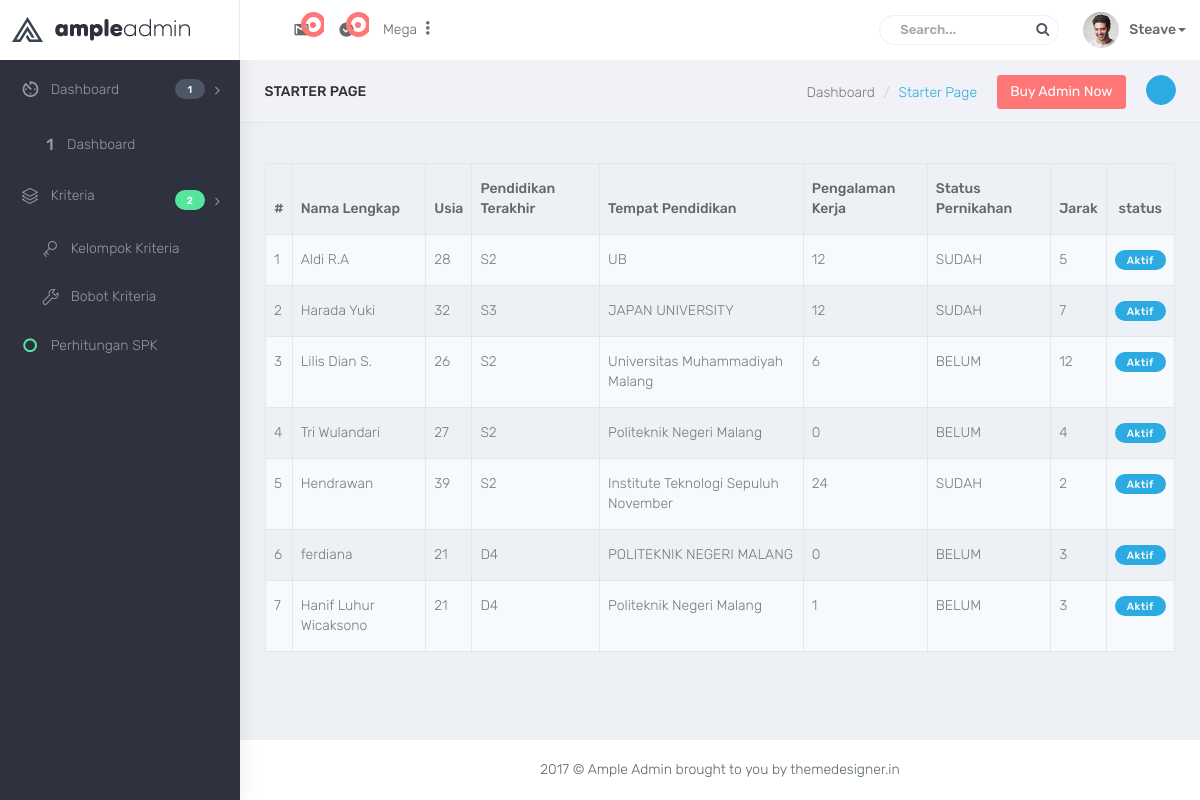
The page /index.php/dashboard on the database its author committed.
### tables this page shows
CREATE TABLE `calon_pegawai` (
  `calon_pegawai_id` int(11) NOT NULL,
  `name` varchar(160) NOT NULL,
  `usia` int(2) NOT NULL,
  `pendidikan_terakhir` varchar(50) NOT NULL,
  `tempat_pendidikan` varchar(150) NOT NULL,
  `pengalaman_kerja` int(3) NOT NULL,
  `status_pernikahan` varchar(10) NOT NULL,
  `jarak` int(3) NOT NULL,
  `is_active` int(1) NOT NULL
);

### application/controllers/Dashboard.php (called while the page is built, shortened)
<?php
class Dashboard extends CI_Controller {
	public function index()
	{
		$data['title'] = 'Dashboard';
		$data['content'] = 'Dashboard/AllData.php';
		$this->load->view('AdmIn/vTemplete', $data);
	}
}

### index.php (called while the page is built, shortened)
<?php
require_once BASEPATH.'core/CodeIgniter.php';

### application/views/AdmIn/Dashboard/AllData.php (the view, shortened to what this page needs)
<div id="page-wrapper">
            <div class="container-fluid">
                <div class="row bg-title">
                    <div class="col-lg-3 col-md-4 col-sm-4 col-xs-12">
                        <h4 class="page-title">Starter Page</h4> </div>
                    <div class="col-lg-9 col-sm-8 col-md-8 col-xs-12">
                        <button class="right-side-toggle waves-effect waves-light btn-info btn-circle pull-right m-l-20"><i class="ti-settings text-white"></i></button>
                        <a href="javascript: void(0);" target="_blank" class="btn btn-danger pull-right m-l-20 hidden-xs hidden-sm waves-effect waves-light">Buy Admin Now</a>
                        <ol class="breadcrumb">
                            <li><a href="#">Dashboard</a></li>
                            <li class="active">Starter Page</li>
                        </ol>
                    </div>
                </div>
            </div>
            <div class="container-fluid">
        <div class="row clearfix">
            <div class="col-lg-12">
                <div class="card">
                    <div class="body">
                    <table class="table table-striped table-bordered datatables" style="width:100%">
                        <thead>
                            <tr>
                                <th>#</th>
                                <th>Nama Lengkap</th>
                                <th>Usia</th>
                                <th>Pendidikan Terakhir</th>
                                <th>Tempat Pendidikan</th>
                                <th>Pengalaman Kerja</th>
                                <th>Status Pernikahan</th>
                                <th>Jarak</th>
                                <th class="text-center">status</th>
                            </tr>
                        </thead>
                        <tbody>
                            <?php $calon_pegawai = $this->db->from('calon_pegawai')->get();?>
                            <?php $no = 0;foreach($calon_pegawai->result() as $row){ $no++;?>
                            <tr>
                                <td><?=$no?></td>
                                <td><?=$row->name?></td>
                                <td><?=$row->usia?></td>
                                <td><?=$row->pendidikan_terakhir?></td>
                                <td><?=$row->tempat_pendidikan?></td>
                                <td><?=$row->pengalaman_kerja?></td>
                                <td><?=$row->status_pernikahan?></td>
                                <td><?=$row->jarak?></td>
                                <td class="text-center">
                                    <?php if($row->is_active==1){?>
                                        <span class="label label-info">Aktif</span>
                                    <?php }else{?>
                                        <span class="label label-danger">Non aktif</span>
                                    <?php }?>
                                </td>
                            </tr>
                            <?php }?>
                        </tbody>
                    </table>
                    </div>
                </div>
            </div>
        </div>
    </div>
            <footer class="footer text-center"> 2017 &copy; Ample Admin brought to you by themedesigner.in </footer>
        </div>

### assets/ample/css/colors/megna-dark.css (style rules this page uses)
body { background: #2f323e; }
.bg-title { background: #f1f2f7; border-bottom: 1px solid rgba(120, 130, 140, 0.13); }
.bg-title .breadcrumb .active { color: #2cabe3; }

### rows shown on the page
calon_pegawai: name "Aldi R.A", usia "28", pendidikan_terakhir "S2", tempat_pendidikan "UB", pengalaman_kerja "12", status_pernikahan "SUDAH", jarak "5", is_active "Aktif"
calon_pegawai: name "Harada Yuki", usia "32", pendidikan_terakhir "S3", tempat_pendidikan "JAPAN UNIVERSITY", pengalaman_kerja "12", status_pernikahan "SUDAH", jarak "7", is_active "Aktif"
calon_pegawai: name "Lilis Dian S.", usia "26", pendidikan_terakhir "S2", tempat_pendidikan "Universitas Muhammadiyah Malang", pengalaman_kerja "6", status_pernikahan "BELUM", jarak "12", is_active "Aktif"
calon_pegawai: name "Tri Wulandari", usia "27", pendidikan_terakhir "S2", tempat_pendidikan "Politeknik Negeri Malang", pengalaman_kerja "0", status_pernikahan "BELUM", jarak "4", is_active "Aktif"
calon_pegawai: name "Hendrawan", usia "39", pendidikan_terakhir "S2", tempat_pendidikan "Institute Teknologi Sepuluh November", pengalaman_kerja "24", status_pernikahan "SUDAH", jarak "2", is_active "Aktif"
calon_pegawai: name "ferdiana", usia "21", pendidikan_terakhir "D4", tempat_pendidikan "POLITEKNIK NEGERI MALANG", pengalaman_kerja "0", status_pernikahan "BELUM", jarak "3", is_active "Aktif"
calon_pegawai: name "Hanif Luhur Wicaksono", usia "21", pendidikan_terakhir "D4", tempat_pendidikan "Politeknik Negeri Malang", pengalaman_kerja "1", status_pernikahan "BELUM", jarak "3", is_active "Aktif"
